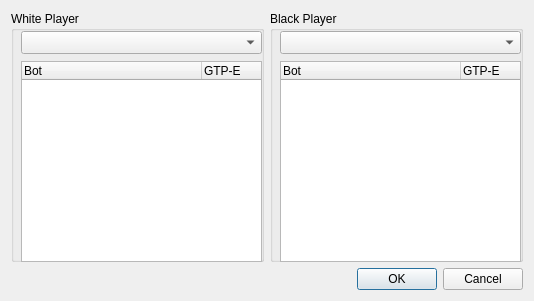
<?xml version="1.0" encoding="UTF-8"?>
<ui version="4.0">
 <class>NewGameDialog</class>
 <widget class="QDialog" name="NewGameDialog">
  <property name="geometry">
   <rect>
    <x>0</x>
    <y>0</y>
    <width>534</width>
    <height>301</height>
   </rect>
  </property>
  <property name="sizePolicy">
   <sizepolicy hsizetype="Fixed" vsizetype="Fixed">
    <horstretch>0</horstretch>
    <verstretch>0</verstretch>
   </sizepolicy>
  </property>
  <property name="windowTitle">
   <string>New Game</string>
  </property>
  <layout class="QVBoxLayout" name="verticalLayout">
   <item>
    <layout class="QHBoxLayout" name="horizontalLayout">
     <item>
      <widget class="QGroupBox" name="groupBox">
       <property name="title">
        <string>White Player</string>
       </property>
       <widget class="QComboBox" name="whiteComboBox">
        <property name="geometry">
         <rect>
          <x>10</x>
          <y>20</y>
          <width>241</width>
          <height>23</height>
         </rect>
        </property>
       </widget>
       <widget class="QTreeWidget" name="whiteTreeWidget">
        <property name="geometry">
         <rect>
          <x>10</x>
          <y>50</y>
          <width>241</width>
          <height>201</height>
         </rect>
        </property>
        <property name="verticalScrollBarPolicy">
         <enum>Qt::ScrollBarAlwaysOff</enum>
        </property>
        <property name="horizontalScrollBarPolicy">
         <enum>Qt::ScrollBarAlwaysOff</enum>
        </property>
        <property name="autoScroll">
         <bool>false</bool>
        </property>
        <property name="rootIsDecorated">
         <bool>true</bool>
        </property>
        <property name="columnCount">
         <number>2</number>
        </property>
        <attribute name="headerDefaultSectionSize">
         <number>180</number>
        </attribute>
        <attribute name="headerMinimumSectionSize">
         <number>10</number>
        </attribute>
        <attribute name="headerStretchLastSection">
         <bool>false</bool>
        </attribute>
        <column>
         <property name="text">
          <string>Bot</string>
         </property>
        </column>
        <column>
         <property name="text">
          <string>GTP-E</string>
         </property>
        </column>
       </widget>
      </widget>
     </item>
     <item>
      <widget class="QGroupBox" name="groupBox_2">
       <property name="title">
        <string>Black Player</string>
       </property>
       <widget class="QComboBox" name="blackComboBox">
        <property name="geometry">
         <rect>
          <x>10</x>
          <y>20</y>
          <width>241</width>
          <height>23</height>
         </rect>
        </property>
       </widget>
       <widget class="QTreeWidget" name="blackTreeWidget">
        <property name="geometry">
         <rect>
          <x>10</x>
          <y>50</y>
          <width>241</width>
          <height>201</height>
         </rect>
        </property>
        <property name="verticalScrollBarPolicy">
         <enum>Qt::ScrollBarAlwaysOff</enum>
        </property>
        <property name="horizontalScrollBarPolicy">
         <enum>Qt::ScrollBarAlwaysOff</enum>
        </property>
        <property name="autoScroll">
         <bool>false</bool>
        </property>
        <property name="rootIsDecorated">
         <bool>true</bool>
        </property>
        <property name="columnCount">
         <number>2</number>
        </property>
        <attribute name="headerDefaultSectionSize">
         <number>180</number>
        </attribute>
        <attribute name="headerMinimumSectionSize">
         <number>10</number>
        </attribute>
        <attribute name="headerStretchLastSection">
         <bool>false</bool>
        </attribute>
        <column>
         <property name="text">
          <string notr="true">Bot</string>
         </property>
        </column>
        <column>
         <property name="text">
          <string notr="true">GTP-E</string>
         </property>
        </column>
       </widget>
      </widget>
     </item>
    </layout>
   </item>
   <item>
    <widget class="QDialogButtonBox" name="buttonBox">
     <property name="orientation">
      <enum>Qt::Horizontal</enum>
     </property>
     <property name="standardButtons">
      <set>QDialogButtonBox::Cancel|QDialogButtonBox::Ok</set>
     </property>
    </widget>
   </item>
  </layout>
 </widget>
 <resources/>
 <connections>
  <connection>
   <sender>buttonBox</sender>
   <signal>accepted()</signal>
   <receiver>NewGameDialog</receiver>
   <slot>accept()</slot>
   <hints>
    <hint type="sourcelabel">
     <x>248</x>
     <y>254</y>
    </hint>
    <hint type="destinationlabel">
     <x>157</x>
     <y>274</y>
    </hint>
   </hints>
  </connection>
  <connection>
   <sender>buttonBox</sender>
   <signal>rejected()</signal>
   <receiver>NewGameDialog</receiver>
   <slot>reject()</slot>
   <hints>
    <hint type="sourcelabel">
     <x>316</x>
     <y>260</y>
    </hint>
    <hint type="destinationlabel">
     <x>286</x>
     <y>274</y>
    </hint>
   </hints>
  </connection>
 </connections>
</ui>
